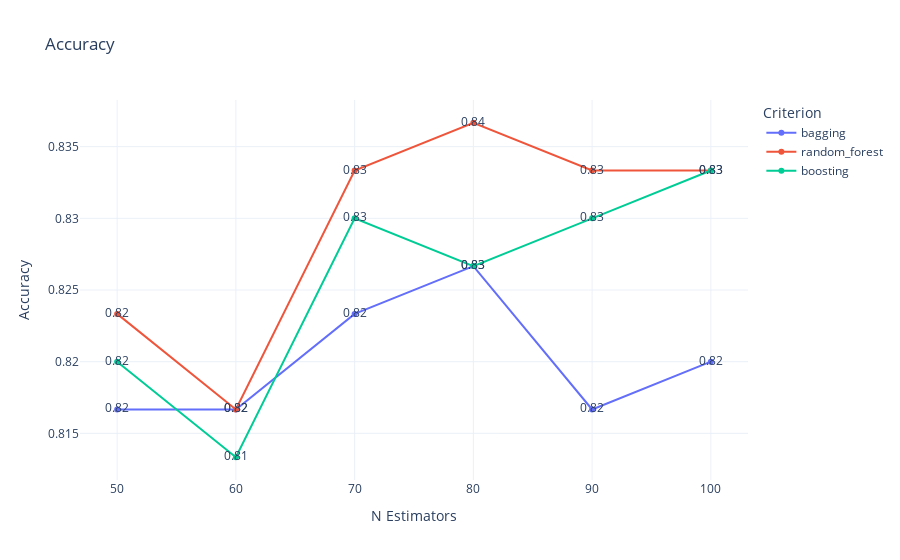

The cell this chart's notebook holds for it:
### Code cell
accuracy_fig = create_plot(n_estimators, {k: results[k]['accuracy'] for k in results}, 'Accuracy', 'Accuracy')
accuracy_fig.show()

### Figure 1 — Plotly figure (JSON) as saved in the notebook; plotly's stock layout.template omitted (floating-point values rounded to 4 significant figures)
{"data": [{"mode": "lines+markers+text", "name": "bagging", "text": ["0.82", "0.82", "0.82", "0.83", "0.82", "0.82", "0.86", "0.85", "0.85", "0.86", "0.86", "0.86"], "type": "scatter", "x": [50, 60, 70, 80, 90, 100], "y": [0.8167, 0.8167, 0.8233, 0.8267, 0.8167, 0.82, 0.8557, 0.8547, 0.8541, 0.8557, 0.8568, 0.8553]}, {"mode": "lines+markers+text", "name": "random_forest", "text": ["0.82", "0.82", "0.83", "0.84", "0.83", "0.83", "0.85", "0.85", "0.85", "0.85", "0.85", "0.85"], "type": "scatter", "x": [50, 60, 70, 80, 90, 100], "y": [0.8233, 0.8167, 0.8333, 0.8367, 0.8333, 0.8333, 0.8529, 0.8517, 0.8538, 0.8531, 0.8532, 0.8527]}, {"mode": "lines+markers+text", "name": "boosting", "text": ["0.82", "0.81", "0.83", "0.83", "0.83", "0.83", "0.86", "0.86", "0.86", "0.86", "0.87", "0.87"], "type": "scatter", "x": [50, 60, 70, 80, 90, 100], "y": [0.82, 0.8133, 0.83, 0.8267, 0.83, 0.8333, 0.8591, 0.8597, 0.8619, 0.8645, 0.866, 0.8681]}], "layout": {"legend": {"title": {"text": "Criterion"}}, "title": {"text": "Accuracy"}, "xaxis": {"title": {"text": "N Estimators"}}, "yaxis": {"title": {"text": "Accuracy"}}}}
